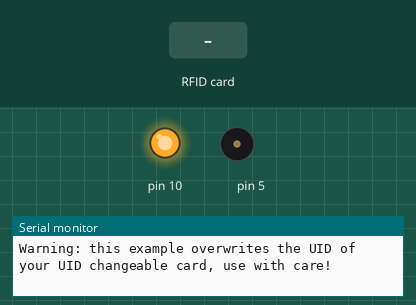
A sketch run on a simulated Arduino Uno, built with avr-gcc and run on an emulated ATmega328P. On the bench: output pins drawn as LEDs (lit = HIGH), buzzer (waves = sounding), the last lines printed to the serial monitor. The inputs (shaded band) are chosen by the test bench.

Above: at 1.2 s.
1.3 s: RFID card DE AD BE EF held to the reader
At 1.61 s:
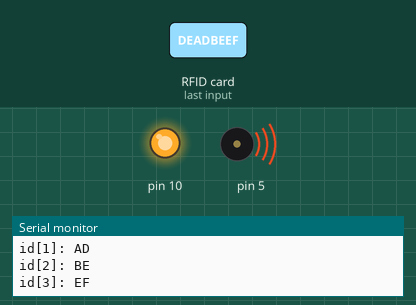
3.3 s: RFID card 5E 7A 19 C4 held to the reader
Timing chart, 0 to 6.3 s (numbered marks = the images above; inputs shaded):
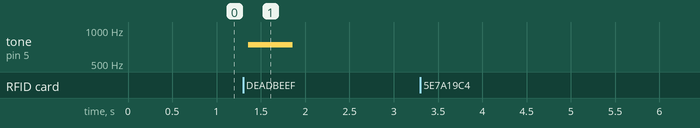

Measured:
- after the input at 1.3 s, tone on pin 5: silent → 740 Hz after 0.06 s, → silent 0.50 s later

The sketch:

RFID_write_new_UID.ino
```cpp
#include <SPI.h>
#include <MFRC522.h>
//#include <MFRC522Hack.h>

constexpr uint8_t RST_PIN = 8;
constexpr uint8_t SS_PIN = 9;

MFRC522 mfrc522(SS_PIN, RST_PIN);
//MFRC522Hack mfrc522Hack(&mfrc522);

byte newUid[] = {0xDE, 0xAD, 0xBE, 0xEF}; //預設UID
bool write_enable = false;
int wait_sec = 0;

MFRC522::MIFARE_Key key;

void setup() {
  Serial.begin(9600);
  while (!Serial);
  SPI.begin();
  mfrc522.PCD_Init();
  Serial.println(F("Warning: this example overwrites the UID of your UID changeable card, use with care!"));

  for (byte i = 0; i < 6; i++) {
    key.keyByte[i] = 0xFF;
  }
}

void loop() {

  if(wait_sec>=0 && write_enable){
    wait_sec=wait_sec-1;
    delay(1000);
    if(wait_sec<2){
      tone(5, 466, 125);
    }
    if(wait_sec<=0){
      write_enable=false;
    }
  }

  // Look for new cards, and select one if present
  if ( ! mfrc522.PICC_IsNewCardPresent() || ! mfrc522.PICC_ReadCardSerial() ) {
    delay(50);
    return;
  }

  if(!write_enable){
    byte *id = mfrc522.uid.uidByte;
    byte idSize = mfrc522.uid.size;
    Serial.print("UID Size: ");
    Serial.println(idSize);
    if(idSize!=4){
      Serial.println(F("New UID is not 4 byte!"));
      return;
    }
    Serial.println(F("New UID set!"));

    for (byte i = 0; i < idSize; i++) {
      Serial.print("id[");
      Serial.print(i);
      Serial.print("]: ");
      newUid[i]=id[i];
      Serial.println(id[i], HEX);
    }
    Serial.println();
    mfrc522.PICC_HaltA();
    write_enable=true;
    wait_sec=10;
    tone(5, 740, 500);
    delay(50);
    return;
  }

  // Dump UID
  Serial.print(F("Card UID:"));
  for (byte i = 0; i < mfrc522.uid.size; i++) {
    Serial.print(mfrc522.uid.uidByte[i] < 0x10 ? " 0" : " ");
    Serial.print(mfrc522.uid.uidByte[i], HEX);
  }
  Serial.println();

  // Set new UID
//  if ( mfrc522Hack.MIFARE_SetUid(newUid, (byte)4, true) ) {
//    Serial.println(F("Wrote new UID to card."));
//  }

  // Halt PICC and re-select it so DumpToSerial doesn't get confused
  mfrc522.PICC_HaltA();
  if ( ! mfrc522.PICC_IsNewCardPresent() || ! mfrc522.PICC_ReadCardSerial() ) {
    return;
  }

  // Dump the new memory contents
  Serial.println(F("New UID and contents:"));
  mfrc522.PICC_DumpToSerial(&(mfrc522.uid));
  tone(5, 740, 250);
  delay(500);
  tone(5, 740, 250);
  write_enable = false;
  delay(2000);
}
```
